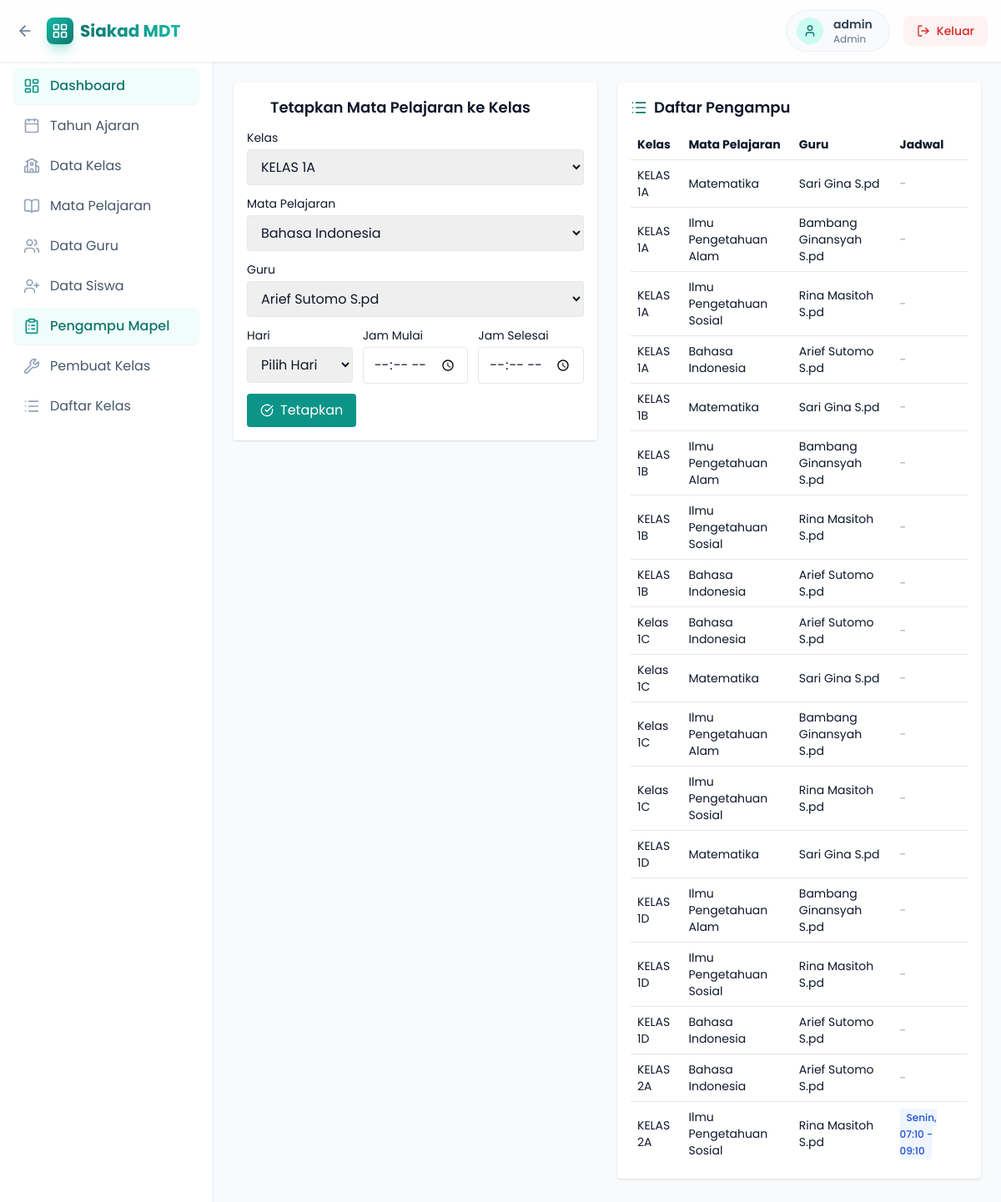
The page /public/index.php?page=admin&resource=teaching_assignments (signed in) on the database its author committed.
### tables this page shows
CREATE TABLE `users` (
  `id` int(11) NOT NULL,
  `username` varchar(50) NOT NULL,
  `password_hash` varchar(255) NOT NULL,
  `role` enum('admin','teacher','student') NOT NULL,
  `created_at` datetime NOT NULL DEFAULT current_timestamp()
);

CREATE TABLE `class_subjects` (
  `id` int(11) NOT NULL,
  `class_id` int(11) NOT NULL,
  `subject_id` int(11) NOT NULL,
  `teacher_id` int(11) NOT NULL,
  `day` varchar(10) DEFAULT NULL,
  `start_time` time DEFAULT NULL,
  `end_time` time DEFAULT NULL
);

CREATE TABLE `classes` (
  `id` int(11) NOT NULL,
  `name` varchar(50) NOT NULL,
  `academic_year_id` int(11) NOT NULL,
  `homeroom_teacher_id` int(11) DEFAULT NULL
);

CREATE TABLE `subjects` (
  `id` int(11) NOT NULL,
  `name` varchar(100) NOT NULL
);

CREATE TABLE `teachers` (
  `id` int(11) NOT NULL,
  `user_id` int(11) NOT NULL,
  `name` varchar(100) NOT NULL,
  `nip` varchar(20) DEFAULT NULL,
  `email` varchar(100) DEFAULT NULL
);

### config/database.php (called while the page is built, shortened)
<?php
function db(): PDO {
    static $pdo = null;
    if ($pdo === null) {
        $dsn = 'mysql:host=' . DB_HOST . ';dbname=' . DB_NAME . ';charset=utf8mb4';
        $pdo = new PDO($dsn, DB_USER, DB_PASS, [
            PDO::ATTR_ERRMODE => PDO::ERRMODE_EXCEPTION,
            PDO::ATTR_DEFAULT_FETCH_MODE => PDO::FETCH_ASSOC,
        ]);
    }
    return $pdo;
}
?>

### config/auth.php (called while the page is built, shortened)
<?php
require_once __DIR__ . '/database.php';
function current_user(): ?array {
    $stmt = db()->prepare('SELECT id, username, role FROM users WHERE id = ?');
    $stmt->execute([$_SESSION['user_id']]);
    $u = $stmt->fetch();
    return $u ?: null;
}
?>

### models/SchoolClass.php (called while the page is built, shortened)
<?php
require_once __DIR__ . '/../config/database.php';
class SchoolClass {
    public static function all(): array {
        $stmt = db()->query('SELECT id, name, academic_year_id, homeroom_teacher_id FROM classes ORDER BY name');
        return $stmt->fetchAll();
    }
}
?>

### models/Subject.php (called while the page is built, shortened)
<?php
require_once __DIR__ . '/../config/database.php';
class Subject {
    public static function all(): array {
        $stmt = db()->query('SELECT id, name FROM subjects ORDER BY name');
        return $stmt->fetchAll();
    }
}
?>

### models/Teacher.php (called while the page is built, shortened)
<?php
require_once __DIR__ . '/../config/database.php';
class Teacher {
    public static function all(): array {
        $stmt = db()->query('SELECT id, user_id, name, nip, email FROM teachers ORDER BY name');
        return $stmt->fetchAll();
    }
}
?>

### models/ClassSubject.php (called while the page is built, shortened)
<?php
require_once __DIR__ . '/../config/database.php';
class ClassSubject {
    public static function allDetailed(): array {
        $sql = 'SELECT cs.id, c.name AS class_name, s.name AS subject_name, t.name AS teacher_name, cs.day, cs.start_time, cs.end_time
                FROM class_subjects cs
                JOIN classes c ON c.id = cs.class_id
                JOIN subjects s ON s.id = cs.subject_id
                JOIN teachers t ON t.id = cs.teacher_id
                ORDER BY FIELD(cs.day, "Senin", "Selasa", "Rabu", "Kamis", "Jumat", "Sabtu", "Minggu"), cs.start_time, c.name';
        $stmt = db()->query($sql);
        return $stmt->fetchAll();
    }
}
?>

### views/admin/teaching_assignments.php (the view, shortened to what this page needs)
<div class="flex items-start gap-6">
  <div class="w-full md:w-1/2 bg-white shadow rounded p-4 hover:shadow-md transition-shadow">
    <div class="text-lg font-semibold mb-3 flex items-center gap-2"><i data-lucide="chalkboard" class="w-5 h-5 text-brand-700"></i> Tetapkan Mata Pelajaran ke Kelas</div>
    <form method="post" class="space-y-3">
      <div>
        <label class="block text-sm mb-1">Kelas</label>
        <select name="class_id" class="w-full border rounded px-3 py-2" required>
          <?php foreach ($classes as $c): ?>
            <option value="<?= (int)$c['id'] ?>"><?= htmlspecialchars($c['name']) ?></option>
          <?php endforeach; ?>
        </select>
      </div>
      <div>
        <label class="block text-sm mb-1">Mata Pelajaran</label>
        <select name="subject_id" class="w-full border rounded px-3 py-2" required>
          <?php foreach ($subjects as $s): ?>
            <option value="<?= (int)$s['id'] ?>"><?= htmlspecialchars($s['name']) ?></option>
          <?php endforeach; ?>
        </select>
      </div>
      <div>
        <label class="block text-sm mb-1">Guru</label>
        <select name="teacher_id" class="w-full border rounded px-3 py-2" required>
          <?php foreach ($teachers as $t): ?>
            <option value="<?= (int)$t['id'] ?>"><?= htmlspecialchars($t['name']) ?></option>
          <?php endforeach; ?>
        </select>
      </div>
      <div class="grid grid-cols-3 gap-3">
        <div>
          <label class="block text-sm mb-1">Hari</label>
          <select name="day" class="w-full border rounded px-3 py-2">
            <option value="">Pilih Hari</option>
          </select>
        </div>
        <div>
          <label class="block text-sm mb-1">Jam Mulai</label>
          <input type="time" name="start_time" class="w-full border rounded px-3 py-2">
        </div>
        <div>
          <label class="block text-sm mb-1">Jam Selesai</label>
          <input type="time" name="end_time" class="w-full border rounded px-3 py-2">
        </div>
      </div>
      <button class="inline-flex items-center gap-2 px-4 py-2 bg-brand-600 hover:bg-brand-700 text-white rounded transition-colors"><i data-lucide="check-circle" class="w-4 h-4"></i><span>Tetapkan</span></button>
    </form>
  </div>
  <div class="w-full md:w-1/2 bg-white shadow rounded p-4 hover:shadow-md transition-shadow">
    <div class="text-lg font-semibold mb-3 flex items-center gap-2"><i data-lucide="list" class="w-5 h-5 text-brand-700"></i> Daftar Pengampu</div>
    <table class="min-w-full text-sm">
      <thead>
        <tr class="text-left">
          <th class="px-2 py-2">Kelas</th>
          <th class="px-2 py-2">Mata Pelajaran</th>
          <th class="px-2 py-2">Guru</th>
          <th class="px-2 py-2">Jadwal</th>
        </tr>
      </thead>
      <tbody>
        <?php foreach ($assignments as $a): ?>
          <tr class="border-t">
            <td class="px-2 py-2"><?= htmlspecialchars($a['class_name']) ?></td>
            <td class="px-2 py-2"><?= htmlspecialchars($a['subject_name']) ?></td>
            <td class="px-2 py-2"><?= htmlspecialchars($a['teacher_name']) ?></td>
            <td class="px-2 py-2">
              <?php if (!empty($a['day'])): ?>
                <span class="px-2 py-0.5 bg-blue-50 text-blue-700 rounded text-xs font-medium">
                  <?= htmlspecialchars($a['day']) ?>, <?= substr($a['start_time'], 0, 5) ?> - <?= substr($a['end_time'], 0, 5) ?>
                </span>
              <?php else: ?>
                <span class="text-gray-400">-</span>
              <?php endif; ?>
            </td>
          </tr>
        <?php endforeach; ?>
      </tbody>
    </table>
  </div>
</div>

### views/layout.php (shortened to what this page needs)
<?php
require_once BASE_PATH . '/config/auth.php';
$u = current_user();
?>
<!DOCTYPE html>
<html>
<head>
<script src="https://cdn.tailwindcss.com"></script>
</head>
<body class="bg-slate-50 min-h-screen font-poppins text-slate-900 bg-[url('https://www.transparenttextures.com/patterns/cubes.png')]">
<header class="bg-white/80 backdrop-blur-md shadow-sm sticky top-0 z-40 border-b border-slate-200/60" aria-label="Header">
  <div class="max-w-7xl mx-auto px-4 py-3 flex items-center justify-between">
    <div class="flex items-center gap-3">
      <a id="backButton" aria-label="Kembali" href="#" data-role="<?= $u['role'] ?? '' ?>" class="inline-flex items-center gap-1 text-slate-500 hover:text-brand-600 transition-colors p-1 rounded-full hover:bg-brand-50">
        <i data-lucide="arrow-left" class="w-5 h-5"></i>
      </a>
      <a href="index.php?page=<?= $u && $u['role'] ? htmlspecialchars($u['role']) : 'login' ?>" class="flex items-center gap-2 group">
        <div class="w-8 h-8 bg-gradient-to-br from-brand-500 to-brand-700 rounded-lg flex items-center justify-center text-white shadow-lg shadow-brand-500/30 group-hover:scale-105 transition-transform">
            <i data-lucide="layout-grid" class="w-5 h-5"></i>
        </div>
        <span class="text-lg md:text-xl font-bold bg-clip-text text-transparent bg-gradient-to-r from-brand-700 to-brand-500">Siakad MDT</span>
      </a>
    </div>
    <div class="flex items-center gap-4">
      <?php if ($u): ?>
        <div class="hidden sm:flex items-center gap-3 px-3 py-1.5 bg-slate-100/50 rounded-full border border-slate-200/60">
          <div class="w-8 h-8 rounded-full bg-brand-100 text-brand-700 flex items-center justify-center">
            <i data-lucide="user" class="w-4 h-4"></i>
          </div>
          <div class="flex flex-col leading-none mr-2">
             <span class="text-sm font-semibold text-slate-700"><?= htmlspecialchars($u['username']) ?></span>
             <span class="text-xs text-slate-500 capitalize"><?= htmlspecialchars($u['role']) ?></span>
          </div>
        </div>
        <a href="index.php?page=logout" class="inline-flex items-center gap-2 px-4 py-2 bg-red-50 text-red-600 rounded-lg hover:bg-red-100 hover:text-red-700 focus:outline-none focus:ring-2 focus:ring-red-400 transition-all font-medium text-sm" aria-label="Keluar">
          <i data-lucide="log-out" class="w-4 h-4"></i>
          <span class="hidden sm:inline">Keluar</span>
        </a>
      <?php endif; ?>
    </div>
  </div>
</header>
<?php if ($u && $u['role'] === 'admin'): ?>
  <div class="flex pt-0">
    <aside class="w-64 fixed inset-y-0 left-0 top-[65px] bg-white border-r border-slate-200 hidden md:block overflow-y-auto pb-20 z-30">
      <nav class="p-4 space-y-1">
        <?php
        $menu = [
            ['url' => 'index.php?page=admin', 'icon' => 'layout-dashboard', 'label' => 'Dashboard'],
            ['url' => 'index.php?page=admin&resource=academic_years', 'icon' => 'calendar', 'label' => 'Tahun Ajaran'],
            ['url' => 'index.php?page=admin&resource=classes', 'icon' => 'school', 'label' => 'Data Kelas'],
            ['url' => 'index.php?page=admin&resource=subjects', 'icon' => 'book-open', 'label' => 'Mata Pelajaran'],
            ['url' => 'index.php?page=admin&resource=teachers', 'icon' => 'users', 'label' => 'Data Guru'],
            ['url' => 'index.php?page=admin&resource=students', 'icon' => 'user-plus', 'label' => 'Data Siswa'],
            ['url' => 'index.php?page=admin&resource=teaching_assignments', 'icon' => 'clipboard-list', 'label' => 'Pengampu Mapel'],
            ['url' => 'index.php?page=admin&resource=class_builder', 'icon' => 'wrench', 'label' => 'Pembuat Kelas'],
            ['url' => 'index.php?page=admin&resource=class_roster', 'icon' => 'list', 'label' => 'Daftar Kelas'],
        ];
        $currentUrl = 'index.php?' . $_SERVER['QUERY_STRING'];
        ?>
        <?php foreach ($menu as $item): ?>
          <?php $isActive = strpos($currentUrl, $item['url']) !== false || ($item['url'] === 'index.php?page=admin' && $currentUrl === 'index.php?page=admin'); ?>
          <a href="<?= $item['url'] ?>" class="flex items-center gap-3 px-3 py-2.5 rounded-lg transition-all duration-200 <?= $isActive ? 'bg-brand-50 text-brand-700 font-medium shadow-sm' : 'text-slate-600 hover:bg-slate-50 hover:text-slate-900' ?>">
            <i data-lucide="<?= $item['icon'] ?>" class="w-5 h-5 <?= $isActive ? 'text-brand-600' : 'text-slate-400' ?>"></i>
            <span><?= $item['label'] ?></span>
          </a>
        <?php endforeach; ?>
      </nav>
    </aside>
    <main class="flex-1 ml-0 md:ml-64 p-6 min-h-[calc(100vh-65px)]">
      <?php require $content; ?>
    </main>
  </div>
<?php endif; ?>
</body>
</html>

### rows shown on the page
users: username "admin", role "Admin"
class_subjects: class.name "KELAS 1A", subject.name "Matematika", teacher.name "Sari Gina S.pd"
class_subjects: class.name "KELAS 1A", subject.name "Ilmu Pengetahuan Alam", teacher.name "Bambang Ginansyah S.pd"
class_subjects: class.name "KELAS 1A", subject.name "Ilmu Pengetahuan Sosial", teacher.name "Rina Masitoh S.pd"
class_subjects: class.name "KELAS 1A", subject.name "Bahasa Indonesia", teacher.name "Arief Sutomo S.pd"
class_subjects: class.name "KELAS 1B", subject.name "Matematika", teacher.name "Sari Gina S.pd"
class_subjects: class.name "KELAS 1B", subject.name "Ilmu Pengetahuan Alam", teacher.name "Bambang Ginansyah S.pd"
class_subjects: class.name "KELAS 1B", subject.name "Ilmu Pengetahuan Sosial", teacher.name "Rina Masitoh S.pd"
class_subjects: class.name "KELAS 1B", subject.name "Bahasa Indonesia", teacher.name "Arief Sutomo S.pd"
class_subjects: class.name "Kelas 1C", subject.name "Bahasa Indonesia", teacher.name "Arief Sutomo S.pd"
class_subjects: class.name "Kelas 1C", subject.name "Matematika", teacher.name "Sari Gina S.pd"
class_subjects: class.name "Kelas 1C", subject.name "Ilmu Pengetahuan Alam", teacher.name "Bambang Ginansyah S.pd"
class_subjects: class.name "Kelas 1C", subject.name "Ilmu Pengetahuan Sosial", teacher.name "Rina Masitoh S.pd"
class_subjects: class.name "KELAS 1D", subject.name "Matematika", teacher.name "Sari Gina S.pd"
class_subjects: class.name "KELAS 1D", subject.name "Ilmu Pengetahuan Alam", teacher.name "Bambang Ginansyah S.pd"
class_subjects: class.name "KELAS 1D", subject.name "Ilmu Pengetahuan Sosial", teacher.name "Rina Masitoh S.pd"
class_subjects: class.name "KELAS 1D", subject.name "Bahasa Indonesia", teacher.name "Arief Sutomo S.pd"
class_subjects: class.name "KELAS 2A", subject.name "Bahasa Indonesia", teacher.name "Arief Sutomo S.pd"
class_subjects: class.name "KELAS 2A", subject.name "Ilmu Pengetahuan Sosial", teacher.name "Rina Masitoh S.pd", day "Senin", start_time "07:10", end_time "09:10"

### other values the page prints
$item['label'] "Dashboard"
$item['label'] "Tahun Ajaran"
$item['label'] "Data Kelas"
$item['label'] "Mata Pelajaran"
$item['label'] "Data Guru"
$item['label'] "Data Siswa"
$item['label'] "Pengampu Mapel"
$item['label'] "Pembuat Kelas"
$item['label'] "Daftar Kelas"
form field class_id "KELAS 1A"
form field subject_id "Bahasa Indonesia"
form field teacher_id "Arief Sutomo S.pd"
